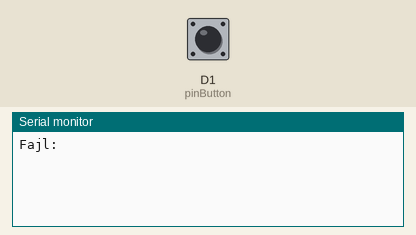
Simulated run of this program. Board: ESP8266 (NodeMCU). Shown: the last lines printed to the serial monitor. The test bench sets the inputs (shaded band); at power-on: D1 (pinButton) HIGH. Storage starts empty.

Above: at 1.2 s.
1.3 s: D1 (pinButton) pulled LOW for 0.15 s
At 2.3 s:
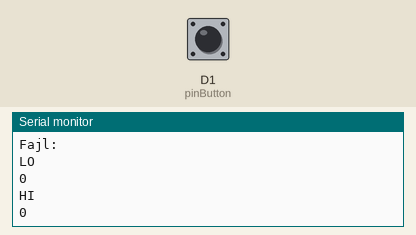
2.9 s: D1 (pinButton) pulled LOW for 1 s
At 4.3 s:
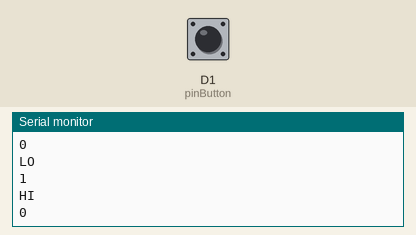

Measured:
- after the input at 1.3 s, the serial monitor: prints a new line at once (image 1)
- after the input at 2.9 s, the serial monitor: prints a new line at once (image 2)

The program:

main.cpp
```cpp
#include <Arduino.h>
#include "DataLogger.h"

// Pamti promenu vrednosti na nekom digitalnom pinu. Prikazuje sve promene prilikom sledeceg reseta.

struct Rec
{
    ulong ms;
    bool val;
};

void dumpToFile(void *obj, File &fp)
{
    Rec *r = (Rec *)obj;
    fp.printf("%5ld %8s \n", r->ms % 100000, r->val ? "HIGH" : "LOW");
}

DataLogger<Rec, 20> vals("/vals.txt", dumpToFile);

void forEach(void *obj)
{
    Rec *r = (Rec *)obj;
    Serial.println(r->val);
    // fp.print(r->ms);
    // fp.print('\t');
    // fp.println(r->val ? "HIGH" : "LOW");
}
// vals.forEach(forEach);

const int pinButton = D1;
bool valButton = 1;

void setup()
{
    pinMode(pinButton, INPUT_PULLUP);

    Serial.begin(115200);
    Serial.println();

    Serial.println("Fajl:");
    Serial.println(vals.readFromFile());
}

void loop()
{
    delay(20);

    bool newValButton = digitalRead(pinButton);
    if (valButton != newValButton)
    {
        Serial.println(newValButton ? "HI" : "LO");
        ulong ms = millis();
        valButton = newValButton;
        // vals.add(Rec{millis(), valButton});
        // vals.saveToFile(dumpToFile, true);

        // vals.addSave(Rec{millis(), valButton}, dumpToFile);

        // vals.addSave(Rec{millis(), valButton});

        vals.addSaveDelayed(Rec{millis(), valButton});

        Serial.println(millis() - ms);
    }

    vals.refresh(millis());
}
```
